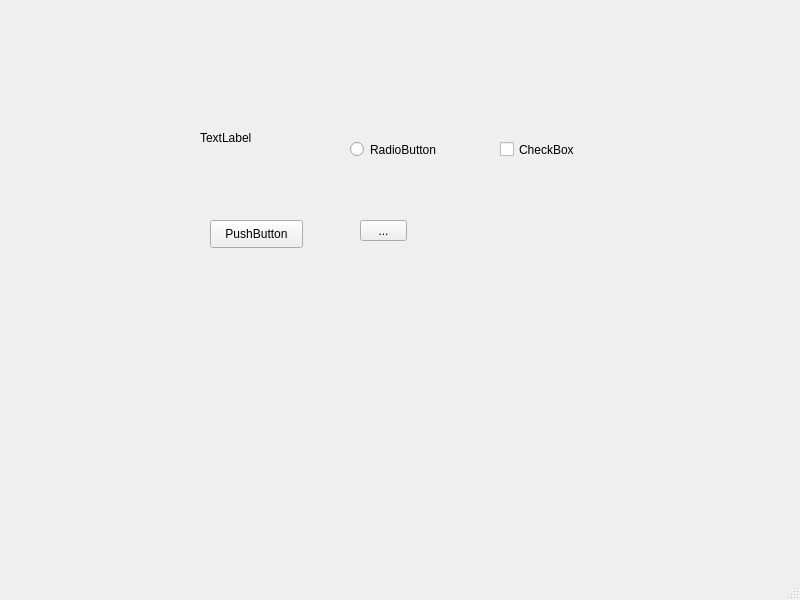
<?xml version="1.0" encoding="UTF-8"?>
<ui version="4.0">
 <class>MainWindow</class>
 <widget class="QMainWindow" name="MainWindow">
  <property name="geometry">
   <rect>
    <x>0</x>
    <y>0</y>
    <width>800</width>
    <height>600</height>
   </rect>
  </property>
  <property name="windowTitle">
   <string>MainWindow</string>
  </property>
  <widget class="QWidget" name="centralwidget">
   <widget class="QLabel" name="label">
    <property name="geometry">
     <rect>
      <x>200</x>
      <y>130</y>
      <width>72</width>
      <height>15</height>
     </rect>
    </property>
    <property name="text">
     <string>TextLabel</string>
    </property>
   </widget>
   <widget class="QPushButton" name="pushButton">
    <property name="geometry">
     <rect>
      <x>210</x>
      <y>220</y>
      <width>93</width>
      <height>28</height>
     </rect>
    </property>
    <property name="text">
     <string>PushButton</string>
    </property>
   </widget>
   <widget class="QToolButton" name="toolButton">
    <property name="geometry">
     <rect>
      <x>360</x>
      <y>220</y>
      <width>47</width>
      <height>21</height>
     </rect>
    </property>
    <property name="text">
     <string>...</string>
    </property>
   </widget>
   <widget class="QRadioButton" name="radioButton">
    <property name="geometry">
     <rect>
      <x>350</x>
      <y>140</y>
      <width>115</width>
      <height>19</height>
     </rect>
    </property>
    <property name="text">
     <string>RadioButton</string>
    </property>
   </widget>
   <widget class="QCheckBox" name="checkBox">
    <property name="geometry">
     <rect>
      <x>500</x>
      <y>140</y>
      <width>91</width>
      <height>19</height>
     </rect>
    </property>
    <property name="text">
     <string>CheckBox</string>
    </property>
   </widget>
  </widget>
  <widget class="QMenuBar" name="menubar">
   <property name="geometry">
    <rect>
     <x>0</x>
     <y>0</y>
     <width>800</width>
     <height>26</height>
    </rect>
   </property>
  </widget>
  <widget class="QStatusBar" name="statusbar"/>
 </widget>
 <resources/>
 <connections/>
</ui>
